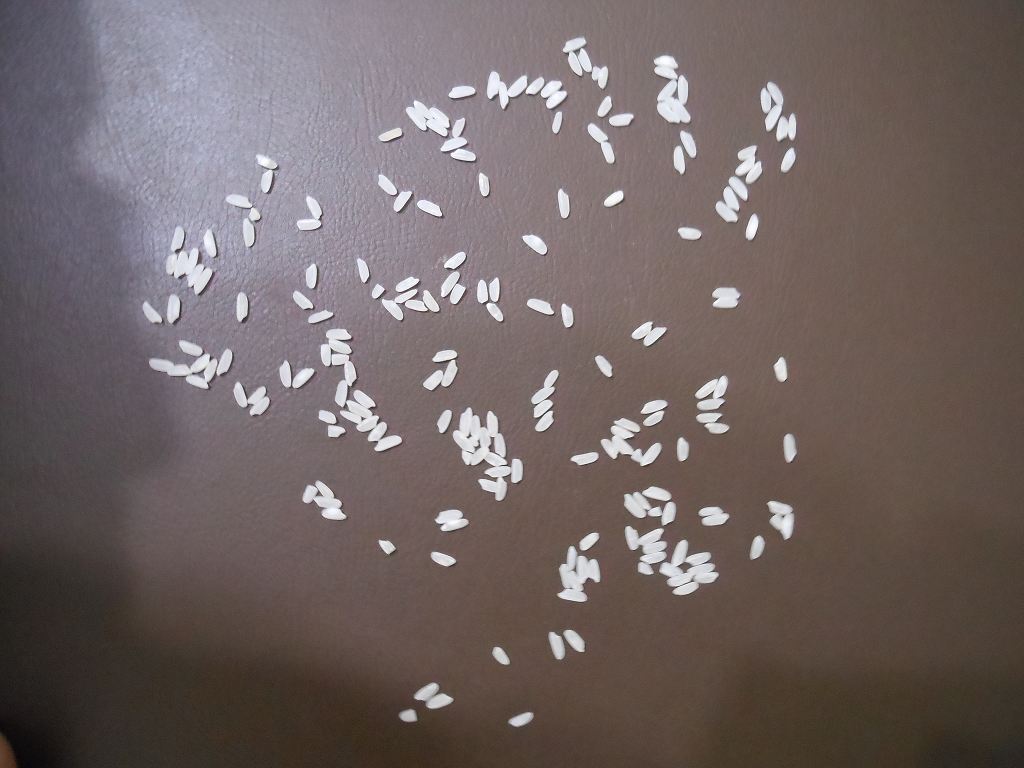
#> input picture assignment04/205.bmp, 1024 x 768 px
$ python main.py
#> lines starting #> are read from the running program, lines starting #| are printed output that depends on the picture; after the words box and inside, x2 and y2 are one past the last pixel; in counts of white or black regions, pixels touching at a corner belong together
### assignment04/helpers.py
import cv2
import numpy

def load_image(path: str):
#> called with path = '205.bmp'
    image = cv2.imread(path, cv2.IMREAD_GRAYSCALE)
    if (image is None):
        print("Error while opening the image\n")
        exit()

    image = image.astype(numpy.float32) / 255

    return image

### assignment04/flood_fill.py
from component import Component

def flood_fill(image, label: float, x: int, y: int, initial_label: float):
    height, width = image.shape

    component = Component(label, 1)
    stack = [(x, y)]

    image[y, x] = label
    while(len(stack) > 0):
        (x, y) = stack.pop()
        for nx, ny in [(x, y - 1), (x - 1, y), (x, y + 1), (x + 1, y)]:
            if _in_boundaries(ny, nx, height, width) and _not_labelled(image, ny, nx, initial_label):
                image[ny, nx] = label
                component.increase_pixel_amount(1)
                stack.append((nx, ny))

    return component


def _in_boundaries(y: int, x: int, height: int, width: int):
    return 0 <= x < width and 0 <= y < height


def _not_labelled(image, y: int, x: int, initial_label: float):
    return 0 < image[y, x] < initial_label

### assignment04/component.py
class Component(object):
    def __init__(self, label, pixel_amount) -> None:
        self.label = label
        self.n_pixels = pixel_amount


    def increase_pixel_amount(self, num: int) ->None:
        self.n_pixels += num

### assignment04/main.py
#===============================================================================
# Image Digital Processing
# Assignment 4 - Rice Grain Counter
#-------------------------------------------------------------------------------
# Universidade Tecnológica Federal do Paraná
# Aluno: Lucian Augusto
# 1175262: RA
#-------------------------------------------------------------------------------
#===============================================================================

from component import Component
from flood_fill import flood_fill
import cv2
import helpers
import numpy

IMAGE_PATH = '205.bmp'

def process_image(image):
    blurred = cv2.GaussianBlur(image, (0, 0), 20);
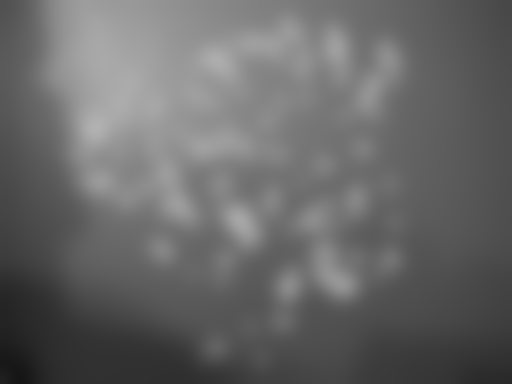
#> blurred: shape (768, 1024) float32 (shown at 1/2 size); min 0.085, max 0.696, mean 0.408
    diff = image - blurred
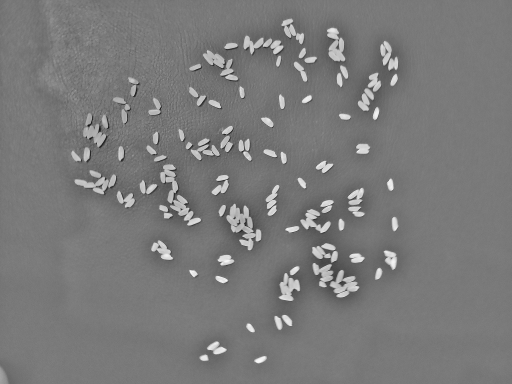
#> diff: shape (768, 1024) float32 (shown at 1/2 size); min -0.494, max 0.539, mean -1.73e-05; drawn with min black and max white
    _, binary_image = cv2.threshold(diff, 0.165, 1, cv2.THRESH_BINARY)
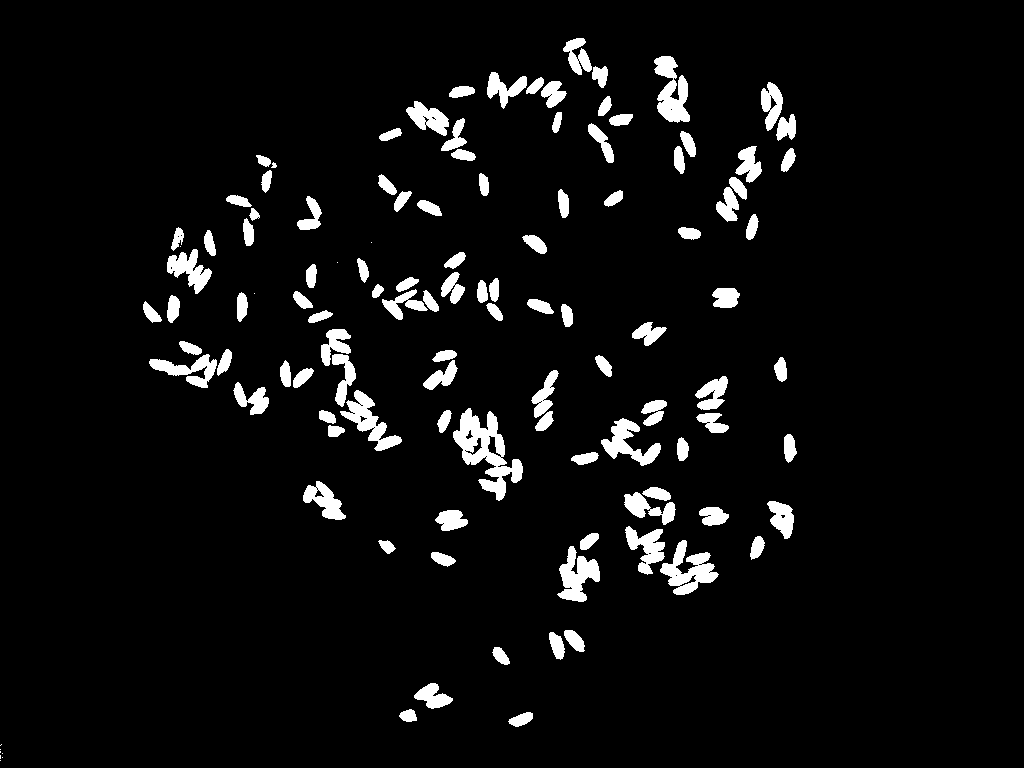
#> binary_image: shape (768, 1024) float32; values 0 (black) and 1 (white), 5.3% white; 118 white regions (11 under 20 px), largest, box (x1, y1, x2, y2) and area: (453, 408, 523, 501) 2593, (660, 540, 719, 595) 1477, (654, 56, 690, 123) 1416

    kernel = cv2.getStructuringElement(cv2.MORPH_RECT, (3, 3))

    eroded_image = cv2.erode(binary_image, kernel, iterations=2)
#> eroded_image: shape (768, 1024) float32; values 0 (black) and 1 (white), 2.2% white; 148 white regions (4 under 20 px), largest, box (x1, y1, x2, y2) and area: (455, 412, 496, 463) 685, (562, 549, 598, 600) 679, (660, 79, 688, 120) 513
    dilated_image = cv2.dilate(eroded_image, kernel, iterations=2)
#> dilated_image: shape (768, 1024) float32; values 0 (black) and 1 (white), 5.1% white; 119 white regions, largest, box (x1, y1, x2, y2) and area: (453, 410, 505, 466) 1722, (661, 541, 717, 595) 1434, (560, 547, 600, 602) 1243

    return dilated_image

def blob_counter(image, initial_label: float) -> int:
#> called with initial_label = 1.1
    components = []
    label = initial_label

    height, width = image.shape

    for y in range(height):
        for x in range(width):
            if 0 < image[y, x] < initial_label:
                component = flood_fill(image, label, x, y, initial_label)
                components.append(component)
                label += 0.1
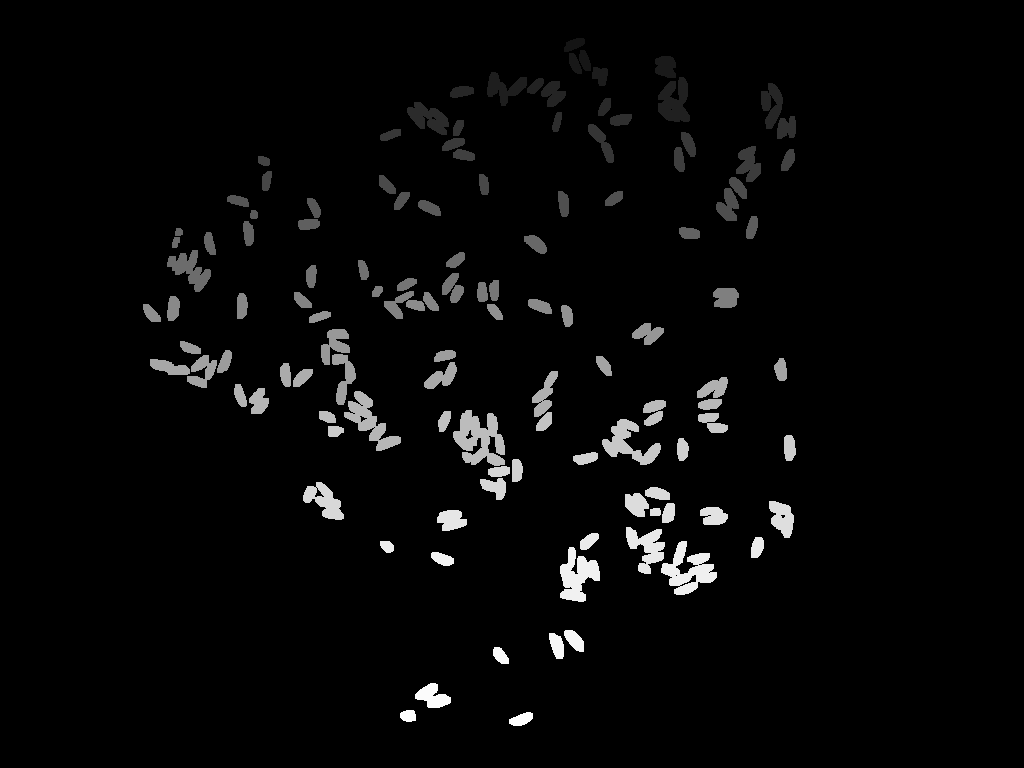
#> image: shape (768, 1024) float32; min 0, max 13.4, mean 0.397; drawn with min black and max white

    areas = numpy.array([], numpy.uint32)
    blob_counter = 0

    for component in components:
        area = component.n_pixels

        mean = 0 if blob_counter == 0 else numpy.mean(areas)
        std = 0 if blob_counter == 0 else numpy.std(areas)

        sup_lim = mean + std
        inf_lim = mean - std

        if blob_counter > 0 and area > sup_lim:
            res = round(area / sup_lim)
            blob_counter += res
        else:
            blob_counter += 1
            if area >= inf_lim:
                areas = numpy.append(areas, area)
#> this loop made 124 passes

    return blob_counter


def main():
    initial_label = 1.1
    image = helpers.load_image(IMAGE_PATH)
    cv2.imshow("original image", image)

    clean_binarized_image = process_image(image)

    rice_count = blob_counter(clean_binarized_image, initial_label)
    print(f'Rice Grains: {rice_count}')
#| Rice Grains: 204
    cv2.imshow(f'Rice Grains: {rice_count}', clean_binarized_image)
    cv2.waitKey()

if __name__ == '__main__':
    main ()

$ run again, with assignment04/114.bmp copied over assignment04/205.bmp
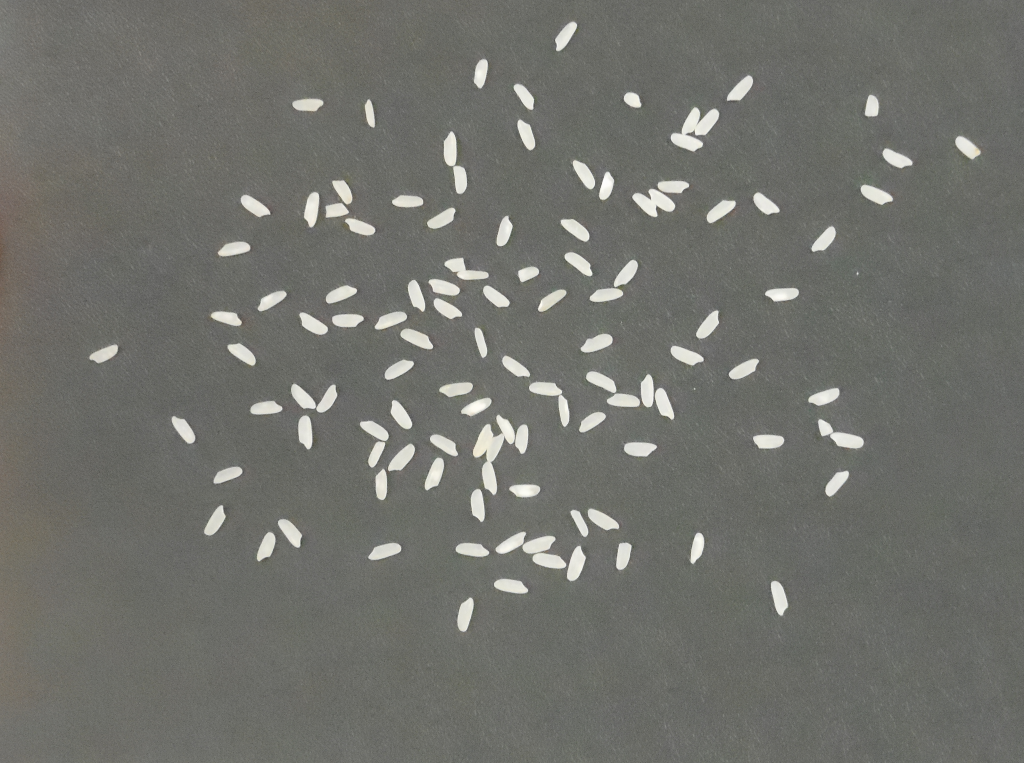
#> input picture assignment04/114.bmp, 1024 x 763 px
#> in process_image, `_, binary_image = cv2.threshold(diff, 0.165, 1, cv2.THRESH_BINARY)`:
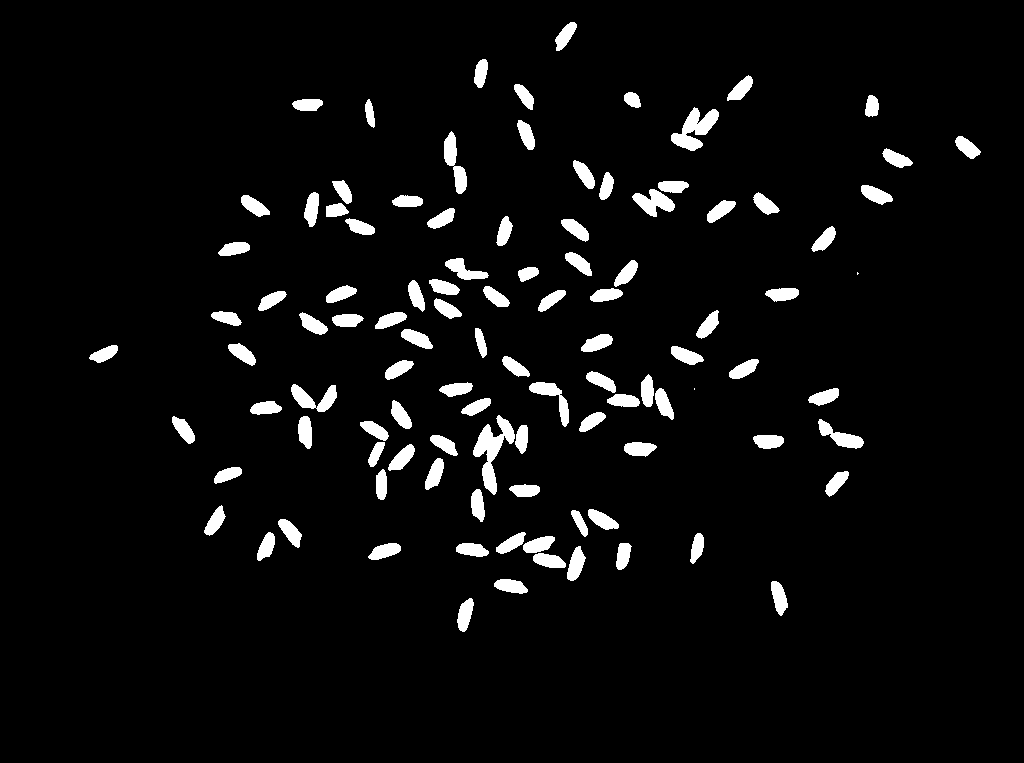
#> binary_image: shape (763, 1024) float32; values 0 (black) and 1 (white), 4.7% white; 105 white regions (2 under 20 px), largest, box (x1, y1, x2, y2) and area: (473, 415, 515, 495) 1265, (671, 107, 719, 151) 1002, (444, 131, 467, 194) 657
#> eroded_image: shape (763, 1024) float32; values 0 (black) and 1 (white), 2.2% white; 110 white regions, largest, box (x1, y1, x2, y2) and area: (475, 428, 502, 459) 350, (635, 191, 672, 214) 315, (684, 110, 717, 133) 309
#> dilated_image: shape (763, 1024) float32; values 0 (black) and 1 (white), 4.6% white; 106 white regions, largest, box (x1, y1, x2, y2) and area: (671, 108, 719, 151) 994, (473, 417, 515, 461) 894, (444, 133, 467, 193) 646
#> after the loop in blob_counter, `for y in range(height):`:
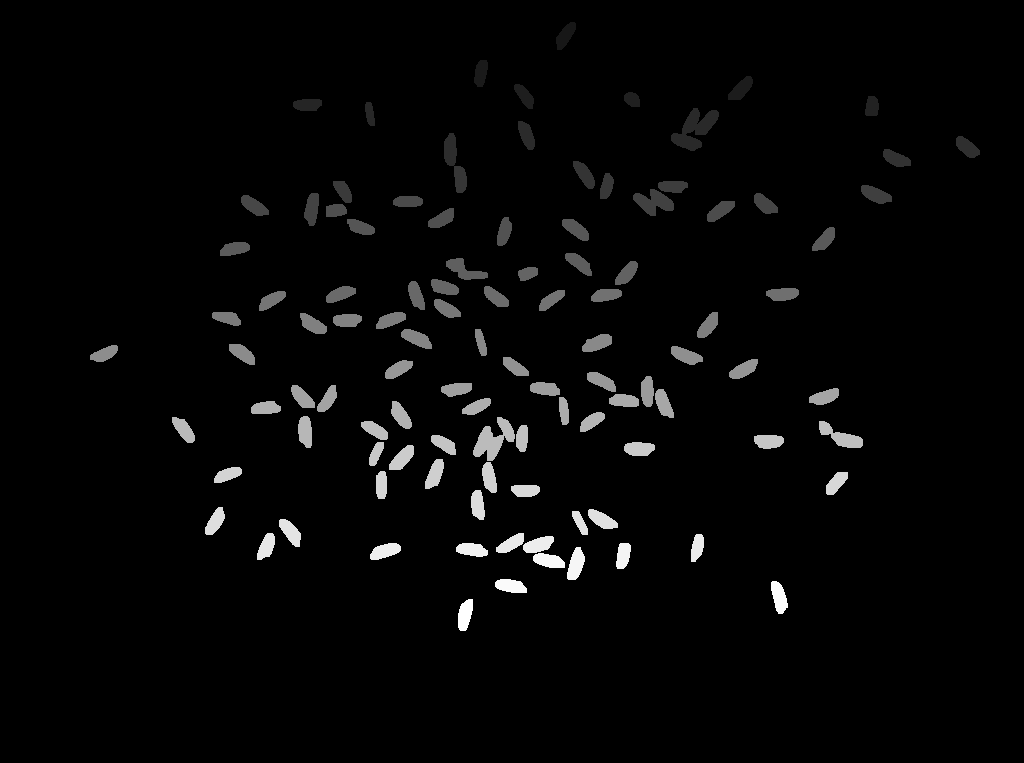
#> image: shape (763, 1024) float32; min 0, max 11.7, mean 0.294; drawn with min black and max white
#> after the loop in blob_counter, `for y in range(height):`: components = 107 items; label = 11.8
#> the loop in blob_counter, `for component in components:` made 107 passes
#> (area, mean, sup_lim, inf_lim, res) on passes 3, 9, 10, 11, 12, 13, 14, 19: (343, 318, 318, 318, 1), (994, 318, 318, 318, 3), (322, 318, 318, 318, 1), (353, 318, 318, 318, 1), (322, 318, 318, 318, 1), (324, 318, 318, 318, 1), (340, 318, 318, 318, 1), (373, 318, 318, 318, 1)
#| Rice Grains: 113
